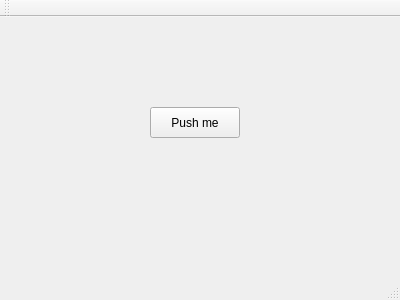
<?xml version="1.0" encoding="UTF-8"?>
<ui version="4.0">
 <class>MainWindow</class>
 <widget class="QMainWindow" name="MainWindow">
  <property name="geometry">
   <rect>
    <x>0</x>
    <y>0</y>
    <width>400</width>
    <height>300</height>
   </rect>
  </property>
  <property name="windowTitle">
   <string>MainWindow</string>
  </property>
  <widget class="QWidget" name="centralWidget">
   <widget class="QPushButton" name="pushButton">
    <property name="geometry">
     <rect>
      <x>150</x>
      <y>90</y>
      <width>90</width>
      <height>31</height>
     </rect>
    </property>
    <property name="text">
     <string>Push me</string>
    </property>
   </widget>
  </widget>
  <widget class="QMenuBar" name="menuBar">
   <property name="geometry">
    <rect>
     <x>0</x>
     <y>0</y>
     <width>400</width>
     <height>28</height>
    </rect>
   </property>
  </widget>
  <widget class="QToolBar" name="mainToolBar">
   <attribute name="toolBarArea">
    <enum>TopToolBarArea</enum>
   </attribute>
   <attribute name="toolBarBreak">
    <bool>false</bool>
   </attribute>
  </widget>
  <widget class="QStatusBar" name="statusBar"/>
 </widget>
 <layoutdefault spacing="6" margin="11"/>
 <resources/>
 <connections/>
</ui>
